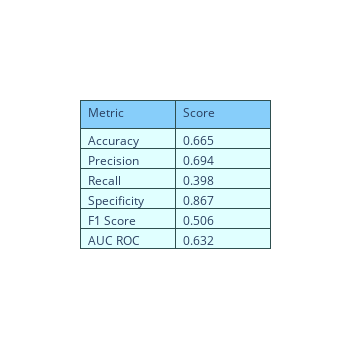

Notebook code cell kept with this figure:
### Markdown cell above
Model 6: SVM classifier algorithm on physician-specified features

### Code cell
from sklearn.svm import SVC

model_svm = SVC()
model_svm.fit(X_train, y_train)

y_pred = model_svm.predict(X_test)
print(accuracy_score(y_test, y_pred))

metrics(y_test, y_pred)

### Figure 1 — Plotly figure (JSON) as saved in the notebook; plotly's stock layout.template omitted (floating-point values rounded to 4 significant figures)
{"data": [{"cells": {"align": "left", "fill": {"color": "lightcyan"}, "line": {"color": "darkslategray"}, "values": [["Accuracy", "Precision", "Recall", "Specificity", "F1 Score", "AUC ROC"], [0.665, 0.694, 0.398, 0.867, 0.506, 0.632]]}, "header": {"align": "left", "fill": {"color": "lightskyblue"}, "line": {"color": "darkslategray"}, "values": ["Metric", "Score"]}, "type": "table"}], "layout": {"height": 350, "width": 350}}
